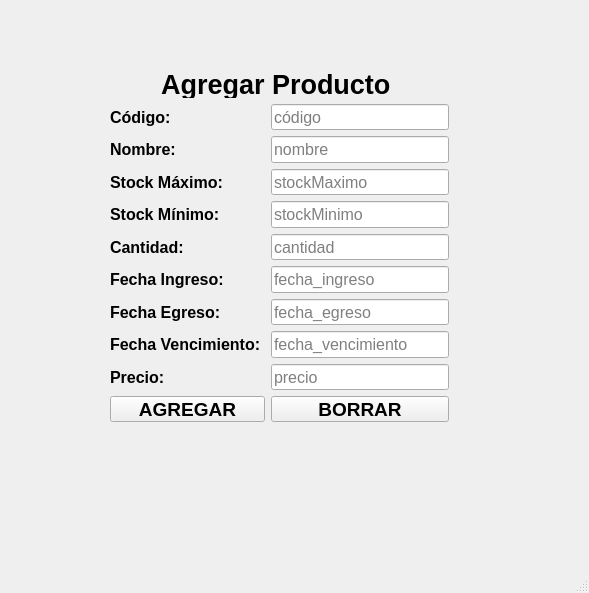
<?xml version="1.0" encoding="UTF-8"?>
<ui version="4.0">
 <class>Ezequiel</class>
 <widget class="QMainWindow" name="Ezequiel">
  <property name="geometry">
   <rect>
    <x>0</x>
    <y>0</y>
    <width>589</width>
    <height>593</height>
   </rect>
  </property>
  <property name="windowTitle">
   <string>Ezequiel</string>
  </property>
  <widget class="QWidget" name="centralwidget">
   <widget class="QWidget" name="">
    <property name="geometry">
     <rect>
      <x>110</x>
      <y>71</y>
      <width>339</width>
      <height>351</height>
     </rect>
    </property>
    <layout class="QGridLayout" name="gridLayout">
     <item row="0" column="0" colspan="2">
      <widget class="QLabel" name="lbl_agregarProducto">
       <property name="font">
        <font>
         <pointsize>20</pointsize>
         <weight>75</weight>
         <bold>true</bold>
        </font>
       </property>
       <property name="text">
        <string>Agregar Producto </string>
       </property>
       <property name="alignment">
        <set>Qt::AlignCenter</set>
       </property>
      </widget>
     </item>
     <item row="1" column="0">
      <widget class="QLabel" name="lbl_codigo">
       <property name="font">
        <font>
         <pointsize>12</pointsize>
         <weight>75</weight>
         <bold>true</bold>
        </font>
       </property>
       <property name="text">
        <string>Código: </string>
       </property>
      </widget>
     </item>
     <item row="1" column="1">
      <widget class="QLineEdit" name="input_codigo">
       <property name="font">
        <font>
         <pointsize>12</pointsize>
        </font>
       </property>
       <property name="placeholderText">
        <string>código</string>
       </property>
      </widget>
     </item>
     <item row="2" column="0">
      <widget class="QLabel" name="lbl_nombre">
       <property name="font">
        <font>
         <pointsize>12</pointsize>
         <weight>75</weight>
         <bold>true</bold>
        </font>
       </property>
       <property name="text">
        <string>Nombre: </string>
       </property>
      </widget>
     </item>
     <item row="2" column="1">
      <widget class="QLineEdit" name="input_nombre">
       <property name="font">
        <font>
         <pointsize>12</pointsize>
        </font>
       </property>
       <property name="placeholderText">
        <string>nombre</string>
       </property>
      </widget>
     </item>
     <item row="3" column="0">
      <widget class="QLabel" name="lbl_stockMaximo">
       <property name="font">
        <font>
         <pointsize>12</pointsize>
         <weight>75</weight>
         <bold>true</bold>
        </font>
       </property>
       <property name="text">
        <string>Stock Máximo: </string>
       </property>
      </widget>
     </item>
     <item row="3" column="1">
      <widget class="QLineEdit" name="input_stockMaximo">
       <property name="font">
        <font>
         <pointsize>12</pointsize>
        </font>
       </property>
       <property name="text">
        <string/>
       </property>
       <property name="placeholderText">
        <string>stockMaximo</string>
       </property>
      </widget>
     </item>
     <item row="4" column="0">
      <widget class="QLabel" name="lbl_stockMinimo">
       <property name="font">
        <font>
         <pointsize>12</pointsize>
         <weight>75</weight>
         <bold>true</bold>
        </font>
       </property>
       <property name="text">
        <string>Stock Mínimo: </string>
       </property>
      </widget>
     </item>
     <item row="4" column="1">
      <widget class="QLineEdit" name="input_stockMinimo">
       <property name="font">
        <font>
         <pointsize>12</pointsize>
        </font>
       </property>
       <property name="placeholderText">
        <string>stockMinimo</string>
       </property>
      </widget>
     </item>
     <item row="5" column="0">
      <widget class="QLabel" name="lbl_cantidad">
       <property name="font">
        <font>
         <pointsize>12</pointsize>
         <weight>75</weight>
         <bold>true</bold>
        </font>
       </property>
       <property name="text">
        <string>Cantidad: </string>
       </property>
      </widget>
     </item>
     <item row="5" column="1">
      <widget class="QLineEdit" name="input_cantidad">
       <property name="font">
        <font>
         <pointsize>12</pointsize>
         <weight>50</weight>
         <bold>false</bold>
        </font>
       </property>
       <property name="placeholderText">
        <string>cantidad</string>
       </property>
      </widget>
     </item>
     <item row="6" column="0">
      <widget class="QLabel" name="lbl_fecha_ingreso">
       <property name="font">
        <font>
         <pointsize>12</pointsize>
         <weight>75</weight>
         <bold>true</bold>
        </font>
       </property>
       <property name="text">
        <string>Fecha Ingreso:</string>
       </property>
      </widget>
     </item>
     <item row="6" column="1">
      <widget class="QLineEdit" name="input_fecha_ingreso">
       <property name="font">
        <font>
         <pointsize>12</pointsize>
         <weight>50</weight>
         <bold>false</bold>
        </font>
       </property>
       <property name="placeholderText">
        <string>fecha_ingreso</string>
       </property>
      </widget>
     </item>
     <item row="7" column="0">
      <widget class="QLabel" name="lbl_fecha_egreso">
       <property name="font">
        <font>
         <pointsize>12</pointsize>
         <weight>75</weight>
         <bold>true</bold>
        </font>
       </property>
       <property name="text">
        <string>Fecha Egreso:</string>
       </property>
      </widget>
     </item>
     <item row="7" column="1">
      <widget class="QLineEdit" name="input_fecha_egreso">
       <property name="font">
        <font>
         <pointsize>12</pointsize>
        </font>
       </property>
       <property name="placeholderText">
        <string>fecha_egreso</string>
       </property>
      </widget>
     </item>
     <item row="8" column="0">
      <widget class="QLabel" name="lbl_fecha_vencimiento">
       <property name="font">
        <font>
         <pointsize>12</pointsize>
         <weight>75</weight>
         <bold>true</bold>
        </font>
       </property>
       <property name="text">
        <string>Fecha Vencimiento: </string>
       </property>
      </widget>
     </item>
     <item row="8" column="1">
      <widget class="QLineEdit" name="input_fecha_vencimiento">
       <property name="font">
        <font>
         <pointsize>12</pointsize>
         <weight>50</weight>
         <bold>false</bold>
        </font>
       </property>
       <property name="placeholderText">
        <string>fecha_vencimiento</string>
       </property>
      </widget>
     </item>
     <item row="9" column="0">
      <widget class="QLabel" name="lbl_precio">
       <property name="font">
        <font>
         <pointsize>12</pointsize>
         <weight>75</weight>
         <bold>true</bold>
        </font>
       </property>
       <property name="text">
        <string>Precio: </string>
       </property>
      </widget>
     </item>
     <item row="9" column="1">
      <widget class="QLineEdit" name="input_precio">
       <property name="font">
        <font>
         <pointsize>12</pointsize>
         <weight>50</weight>
         <bold>false</bold>
        </font>
       </property>
       <property name="placeholderText">
        <string>precio</string>
       </property>
      </widget>
     </item>
     <item row="10" column="0">
      <widget class="QPushButton" name="btn_agregar">
       <property name="font">
        <font>
         <pointsize>14</pointsize>
         <weight>75</weight>
         <bold>true</bold>
        </font>
       </property>
       <property name="text">
        <string>AGREGAR</string>
       </property>
      </widget>
     </item>
     <item row="10" column="1">
      <widget class="QPushButton" name="btn_borrar">
       <property name="font">
        <font>
         <pointsize>14</pointsize>
         <weight>75</weight>
         <bold>true</bold>
        </font>
       </property>
       <property name="text">
        <string>BORRAR</string>
       </property>
      </widget>
     </item>
    </layout>
   </widget>
  </widget>
  <widget class="QMenuBar" name="menubar">
   <property name="geometry">
    <rect>
     <x>0</x>
     <y>0</y>
     <width>589</width>
     <height>21</height>
    </rect>
   </property>
  </widget>
  <widget class="QStatusBar" name="statusbar"/>
 </widget>
 <resources/>
 <connections/>
</ui>
